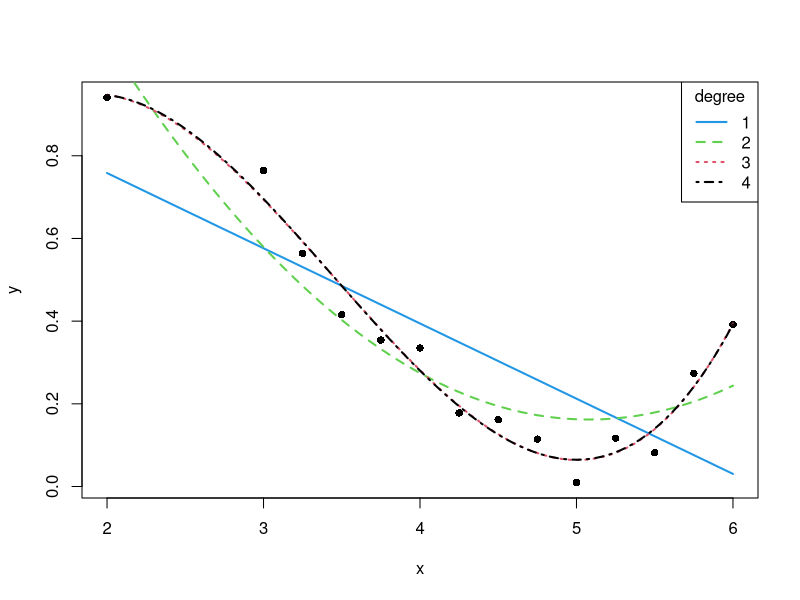
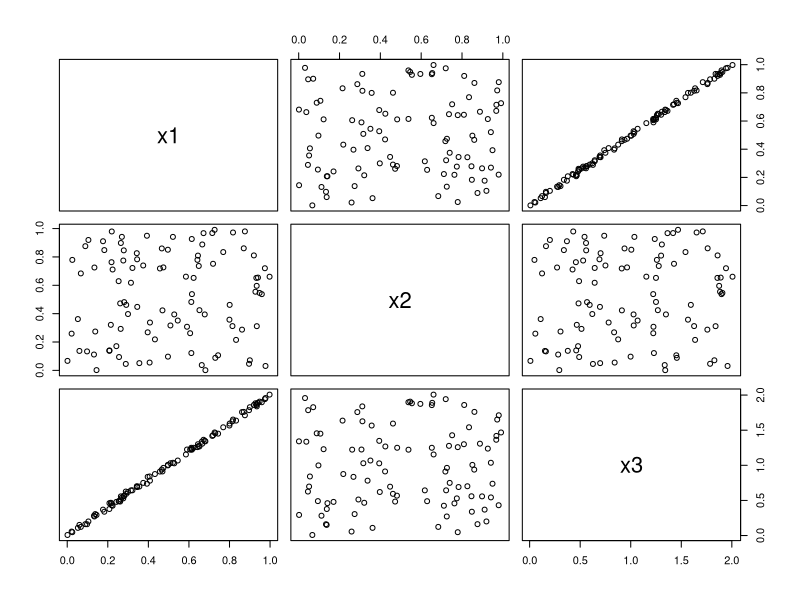

R code for these plots, in order:
## ---- chunk 1
require(knitr)
pdf_doc <- knitr::is_latex_output()
if (pdf_doc) {opts_chunk$set(echo=FALSE, fig.align="center", out.width="70%")} else {opts_chunk$set(echo=TRUE)}
## ---- chunk 2
# Load and plot data 
poldata <- read.csv("../data/poldata.csv")
plot(y ~ x, data=poldata, pch=16)
# Fit the four polynomial models
m1 <- lm(y ~ x,                            data=poldata) #Linear model
m2 <- lm(y ~ x + I(x^2),                   data=poldata) #Quadratic model
m3 <- lm(y ~ x + I(x^2) + I(x^3),          data=poldata) #Cubic model
m4 <- lm(y ~ x + I(x^2) + I(x^3) + I(x^4), data=poldata) #Quartic model

# Vector of x values at which to compute  predicted y value
ax <- seq(from=2, to=6, length=101)
# Assign fitted models to a list
mlist <- list(m1, m2, m3, m4)
# Loop over list of models
for (i in seq_along(mlist)) {
    # Compute fitted values
    p <- predict(mlist[[i]], newdata=list(x=ax))
    # Plot smooth line through fitted values
    lines(ax, p, col=5-i, lwd=2, lty=i)
}
# Add a legend
legend("topright", lwd=2, col=4:1, legend=1:4, lty=1:4, title="degree")
## ---- chunk 3
summary(m4)
print(paste0("The error variance is ", round(summary(m4)$sigma^2, 4)))
## ---- chunk 4
t_obs <- summary(m3)$coefficients[4, 1] / summary(m3)$coefficients[4, 2]
print(paste0("The p-value is ", 2*(1-pt(q=t_obs, df=10))))
summary(m3)
## ---- chunk 5
# Producing realisations from the explanatory variables
set.seed(8)
x1 <- runif(100)
x2 <- runif(100)
x3 <- 2 * x1 + rnorm(100,0,0.02)
# Sampling response observations
y  <- 1 + x1 + x2 + x3 + rnorm(100,0,0.5)
## ---- chunk 6
pairs(x1 ~ x2 + x3)
## ---- chunk 7
m2 <- lm(y ~ x1 + x2 + x3)
summary(m2)
## ---- chunk 8
m1 <- lm(y ~ x1 + x2)
summary(m1)
## ---- chunk 9
library(car)
round(vif(m2), 2)
